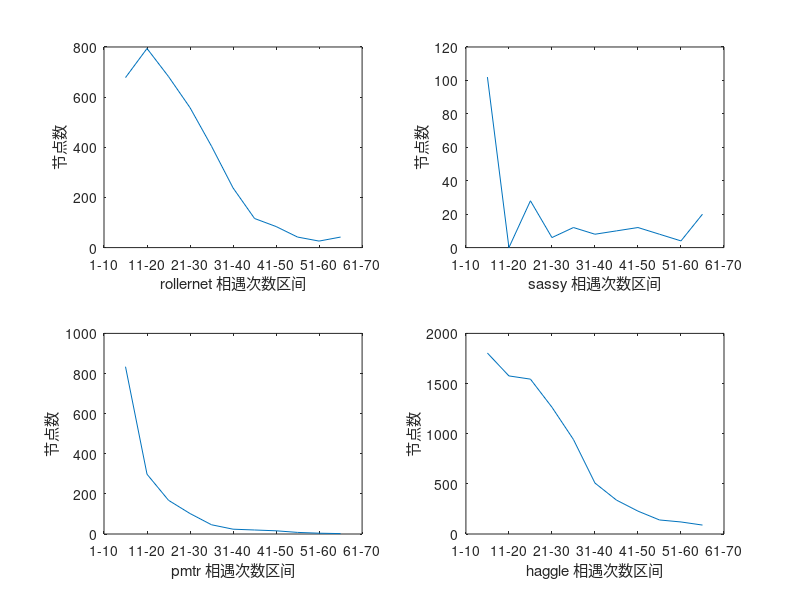

Here is the MATLAB script that generated this plot:
clear;clf;
% reality	sassy	haggle	pmtr	rollernet
ro = [678,794,682,558,404,238,116,84,42,26,42];%roller
sa = [102,0,28,6,12,8,10,12,8,4,20]; %sassy
pm = [834,298,168,102,46,24,20,16,8,4,2]; %pmtr
in = [1804,1576,1544,1264,942,508,338,228,140,120,89]; %infocom

subplot(2,2,1);plot(ro);
set(gca,'XTickLabel',{'1-10','11-20','21-30','31-40','41-50','51-60','61-70','71-80','81-90','91-100','100+'});
xlabel('rollernet 相遇次数区间'),ylabel('节点数') 
subplot(2,2,2);plot(sa);
set(gca,'XTickLabel',{'1-10','11-20','21-30','31-40','41-50','51-60','61-70','71-80','81-90','91-100','100+'});
xlabel('sassy 相遇次数区间'),ylabel('节点数') 
subplot(2,2,3);plot(pm);
set(gca,'XTickLabel',{'1-10','11-20','21-30','31-40','41-50','51-60','61-70','71-80','81-90','91-100','100+'});
xlabel('pmtr 相遇次数区间'),ylabel('节点数') 
subplot(2,2,4);plot(in);
set(gca,'XTickLabel',{'1-10','11-20','21-30','31-40','41-50','51-60','61-70','71-80','81-90','91-100','100+'});
xlabel('haggle 相遇次数区间'),ylabel('节点数') 